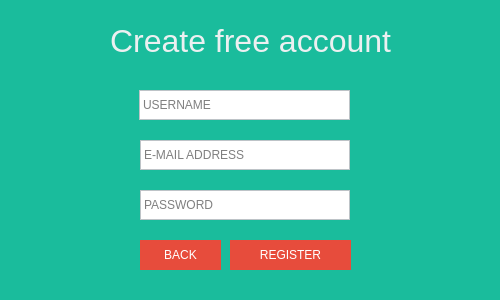
<?xml version="1.0" encoding="UTF-8"?>
<ui version="4.0">
 <class>signupform</class>
 <widget class="QDialog" name="signupform">
  <property name="geometry">
   <rect>
    <x>0</x>
    <y>0</y>
    <width>500</width>
    <height>300</height>
   </rect>
  </property>
  <property name="minimumSize">
   <size>
    <width>500</width>
    <height>300</height>
   </size>
  </property>
  <property name="maximumSize">
   <size>
    <width>500</width>
    <height>300</height>
   </size>
  </property>
  <property name="windowTitle">
   <string>Sign up - Q &amp; A Platform NCIBI Ali &amp; OUERGHI FIRAS</string>
  </property>
  <property name="windowIcon">
   <iconset>
    <normaloff>../../../Downloads/speech-bubble.png</normaloff>../../../Downloads/speech-bubble.png</iconset>
  </property>
  <property name="styleSheet">
   <string notr="true">QToolTip
{
     border: 1px solid black;
     background-color: #ffa02f;
     padding: 1px;
     border-radius: 3px;
     opacity: 100;
}

QWidget
{
    color:#ecf0f1;
    background-color: #1abc9c;
}

QWidget:item:hover
{
    background-color: QLinearGradient( x1: 0, y1: 0, x2: 0, y2: 1, stop: 0 #ffa02f, stop: 1 #ca0619);
    color: #000000;
}

QWidget:item:selected
{
    background-color: QLinearGradient( x1: 0, y1: 0, x2: 0, y2: 1, stop: 0 #ffa02f, stop: 1 #d7801a);
}

QMenuBar::item
{
    background: transparent;
}

QMenuBar::item:selected
{
    background: transparent;
    border: 1px solid #ffaa00;
}

QMenuBar::item:pressed
{
    background: #444;
    border: 1px solid #000;
    background-color: QLinearGradient(
        x1:0, y1:0,
        x2:0, y2:1,
        stop:1 #212121,
        stop:0.4 #343434/*,
        stop:0.2 #343434,
        stop:0.1 #ffaa00*/
    );
    margin-bottom:-1px;
    padding-bottom:1px;
}

QMenu
{
    border: 1px solid #000;
}

QMenu::item
{
    padding: 2px 20px 2px 20px;
}

QMenu::item:selected
{
    color: #000000;
}

QWidget:disabled
{
    color: #404040;
    background-color: #323232;
}

QAbstractItemView
{
    background-color: QLinearGradient( x1: 0, y1: 0, x2: 0, y2: 1, stop: 0 #4d4d4d, stop: 0.1 #646464, stop: 1 #5d5d5d);
}

QWidget:focus
{
    /*border: 2px solid QLinearGradient( x1: 0, y1: 0, x2: 0, y2: 1, stop: 0 #ffa02f, stop: 1 #d7801a);*/
}

QLineEdit
{
    background-color: #bdc3c7;
    padding: 1px;
    color:black;
    border-style: solid;
    border: 1px solid #bdc3c7;


}

QPushButton
{
    color: white;
    background-color: #e74c3c;
    border-width: 1px;
    border-color: #e74c3c;
    border-style: solid;
    padding: 3px;
    font-size: 12px;
    padding-left: 5px;
    padding-right: 5px;
}

QPushButton:pressed
{
    background-color: QLinearGradient( x1: 0, y1: 0, x2: 0, y2: 1, stop: 0 #2d2d2d, stop: 0.1 #2b2b2b, stop: 0.5 #292929, stop: 0.9 #282828, stop: 1 #252525);
}

QComboBox
{
    selection-background-color: #ffaa00;
    background-color: QLinearGradient( x1: 0, y1: 0, x2: 0, y2: 1, stop: 0 #565656, stop: 0.1 #525252, stop: 0.5 #4e4e4e, stop: 0.9 #4a4a4a, stop: 1 #464646);
    border-style: solid;
    border: 1px solid #1e1e1e;
    border-radius: 5;
}

QComboBox:hover,QPushButton:hover
{
    border: 2px solid QLinearGradient( x1: 0, y1: 0, x2: 0, y2: 1, stop: 0 #ffa02f, stop: 1 #d7801a);
}


QComboBox:on
{
    padding-top: 3px;
    padding-left: 4px;
    background-color: QLinearGradient( x1: 0, y1: 0, x2: 0, y2: 1, stop: 0 #2d2d2d, stop: 0.1 #2b2b2b, stop: 0.5 #292929, stop: 0.9 #282828, stop: 1 #252525);
    selection-background-color: #ffaa00;
}

QComboBox QAbstractItemView
{
    border: 2px solid darkgray;
    selection-background-color: QLinearGradient( x1: 0, y1: 0, x2: 0, y2: 1, stop: 0 #ffa02f, stop: 1 #d7801a);
}

QComboBox::drop-down
{
     subcontrol-origin: padding;
     subcontrol-position: top right;
     width: 15px;

     border-left-width: 0px;
     border-left-color: darkgray;
     border-left-style: solid; /* just a single line */
     border-top-right-radius: 3px; /* same radius as the QComboBox */
     border-bottom-right-radius: 3px;
 }

QComboBox::down-arrow
{
     image: url(:/down_arrow.png);
}

QGroupBox:focus
{
border: 2px solid QLinearGradient( x1: 0, y1: 0, x2: 0, y2: 1, stop: 0 #ffa02f, stop: 1 #d7801a);
}

QTextEdit:focus
{
    border: 2px solid QLinearGradient( x1: 0, y1: 0, x2: 0, y2: 1, stop: 0 #ffa02f, stop: 1 #d7801a);
}

QScrollBar:horizontal {
     border: 1px solid #222222;
     background: QLinearGradient( x1: 0, y1: 0, x2: 0, y2: 1, stop: 0.0 #121212, stop: 0.2 #282828, stop: 1 #484848);
     height: 7px;
     margin: 0px 16px 0 16px;
}

QScrollBar::handle:horizontal
{
      background: QLinearGradient( x1: 0, y1: 0, x2: 1, y2: 0, stop: 0 #ffa02f, stop: 0.5 #d7801a, stop: 1 #ffa02f);
      min-height: 20px;
      border-radius: 2px;
}

QScrollBar::add-line:horizontal {
      border: 1px solid #1b1b19;
      border-radius: 2px;
      background: QLinearGradient( x1: 0, y1: 0, x2: 1, y2: 0, stop: 0 #ffa02f, stop: 1 #d7801a);
      width: 14px;
      subcontrol-position: right;
      subcontrol-origin: margin;
}

QScrollBar::sub-line:horizontal {
      border: 1px solid #1b1b19;
      border-radius: 2px;
      background: QLinearGradient( x1: 0, y1: 0, x2: 1, y2: 0, stop: 0 #ffa02f, stop: 1 #d7801a);
      width: 14px;
     subcontrol-position: left;
     subcontrol-origin: margin;
}

QScrollBar::right-arrow:horizontal, QScrollBar::left-arrow:horizontal
{
      border: 1px solid black;
      width: 1px;
      height: 1px;
      background: white;
}

QScrollBar::add-page:horizontal, QScrollBar::sub-page:horizontal
{
      background: none;
}

QScrollBar:vertical
{
      background: QLinearGradient( x1: 0, y1: 0, x2: 1, y2: 0, stop: 0.0 #121212, stop: 0.2 #282828, stop: 1 #484848);
      width: 7px;
      margin: 16px 0 16px 0;
      border: 1px solid #222222;
}

QScrollBar::handle:vertical
{
      background: QLinearGradient( x1: 0, y1: 0, x2: 0, y2: 1, stop: 0 #ffa02f, stop: 0.5 #d7801a, stop: 1 #ffa02f);
      min-height: 20px;
      border-radius: 2px;
}

QScrollBar::add-line:vertical
{
      border: 1px solid #1b1b19;
      border-radius: 2px;
      background: QLinearGradient( x1: 0, y1: 0, x2: 0, y2: 1, stop: 0 #ffa02f, stop: 1 #d7801a);
      height: 14px;
      subcontrol-position: bottom;
      subcontrol-origin: margin;
}

QScrollBar::sub-line:vertical
{
      border: 1px solid #1b1b19;
      border-radius: 2px;
      background: QLinearGradient( x1: 0, y1: 0, x2: 0, y2: 1, stop: 0 #d7801a, stop: 1 #ffa02f);
      height: 14px;
      subcontrol-position: top;
      subcontrol-origin: margin;
}

QScrollBar::up-arrow:vertical, QScrollBar::down-arrow:vertical
{
      border: 1px solid black;
      width: 1px;
      height: 1px;
      background: white;
}


QScrollBar::add-page:vertical, QScrollBar::sub-page:vertical
{
      background: none;
}

QTextEdit
{
    background-color: #242424;
}

QPlainTextEdit
{
    background-color: #242424;
}

QHeaderView::section
{
    background-color: QLinearGradient(x1:0, y1:0, x2:0, y2:1, stop:0 #616161, stop: 0.5 #505050, stop: 0.6 #434343, stop:1 #656565);
    color: white;
    padding-left: 4px;
    border: 1px solid #6c6c6c;
}

QCheckBox:disabled
{
color: #414141;
}

QDockWidget::title
{
    text-align: center;
    spacing: 3px; /* spacing between items in the tool bar */
    background-color: QLinearGradient(x1:0, y1:0, x2:0, y2:1, stop:0 #323232, stop: 0.5 #242424, stop:1 #323232);
}

QDockWidget::close-button, QDockWidget::float-button
{
    text-align: center;
    spacing: 1px; /* spacing between items in the tool bar */
    background-color: QLinearGradient(x1:0, y1:0, x2:0, y2:1, stop:0 #323232, stop: 0.5 #242424, stop:1 #323232);
}

QDockWidget::close-button:hover, QDockWidget::float-button:hover
{
    background: #242424;
}

QDockWidget::close-button:pressed, QDockWidget::float-button:pressed
{
    padding: 1px -1px -1px 1px;
}

QMainWindow::separator
{
    background-color: QLinearGradient(x1:0, y1:0, x2:0, y2:1, stop:0 #161616, stop: 0.5 #151515, stop: 0.6 #212121, stop:1 #343434);
    color: white;
    padding-left: 4px;
    border: 1px solid #4c4c4c;
    spacing: 3px; /* spacing between items in the tool bar */
}

QMainWindow::separator:hover
{

    background-color: QLinearGradient(x1:0, y1:0, x2:0, y2:1, stop:0 #d7801a, stop:0.5 #b56c17 stop:1 #ffa02f);
    color: white;
    padding-left: 4px;
    border: 1px solid #6c6c6c;
    spacing: 3px; /* spacing between items in the tool bar */
}

QToolBar::handle
{
     spacing: 3px; /* spacing between items in the tool bar */
     background: url(:/images/handle.png);
}

QMenu::separator
{
    height: 2px;
    background-color: QLinearGradient(x1:0, y1:0, x2:0, y2:1, stop:0 #161616, stop: 0.5 #151515, stop: 0.6 #212121, stop:1 #343434);
    color: white;
    padding-left: 4px;
    margin-left: 10px;
    margin-right: 5px;
}

QProgressBar
{
    border: 2px solid grey;
    border-radius: 5px;
    text-align: center;
}

QProgressBar::chunk
{
    background-color: #d7801a;
    width: 2.15px;
    margin: 0.5px;
}

QTabBar::tab {
    color: #b1b1b1;
    border: 1px solid #444;
    border-bottom-style: none;
    background-color: #323232;
    padding-left: 10px;
    padding-right: 10px;
    padding-top: 3px;
    padding-bottom: 2px;
    margin-right: -1px;
}

QTabWidget::pane {
    border: 1px solid #444;
    top: 1px;
}

QTabBar::tab:last
{
    margin-right: 0; /* the last selected tab has nothing to overlap with on the right */
    border-top-right-radius: 3px;
}

QTabBar::tab:first:!selected
{
 margin-left: 0px; /* the last selected tab has nothing to overlap with on the right */


    border-top-left-radius: 3px;
}

QTabBar::tab:!selected
{
    color: #b1b1b1;
    border-bottom-style: solid;
    margin-top: 3px;
    background-color: QLinearGradient(x1:0, y1:0, x2:0, y2:1, stop:1 #212121, stop:.4 #343434);
}

QTabBar::tab:selected
{
    border-top-left-radius: 3px;
    border-top-right-radius: 3px;
    margin-bottom: 0px;
}

QTabBar::tab:!selected:hover
{
    /*border-top: 2px solid #ffaa00;
    padding-bottom: 3px;*/
    border-top-left-radius: 3px;
    border-top-right-radius: 3px;
    background-color: QLinearGradient(x1:0, y1:0, x2:0, y2:1, stop:1 #212121, stop:0.4 #343434, stop:0.2 #343434, stop:0.1 #ffaa00);
}

QRadioButton::indicator:checked, QRadioButton::indicator:unchecked{
    color: #b1b1b1;
    background-color: #323232;
    border: 1px solid #b1b1b1;
    border-radius: 6px;
}

QRadioButton::indicator:checked
{
    background-color: qradialgradient(
        cx: 0.5, cy: 0.5,
        fx: 0.5, fy: 0.5,
        radius: 1.0,
        stop: 0.25 #ffaa00,
        stop: 0.3 #323232
    );
}

QCheckBox::indicator{
    color: #b1b1b1;
    background-color: #323232;
    border: 1px solid #b1b1b1;
    width: 9px;
    height: 9px;
}

QRadioButton::indicator
{
    border-radius: 6px;
}

QRadioButton::indicator:hover, QCheckBox::indicator:hover
{
    border: 1px solid #ffaa00;
}

QCheckBox::indicator:checked
{
    image:url(:/images/checkbox.png);
}

QCheckBox::indicator:disabled, QRadioButton::indicator:disabled
{
    border: 1px solid #444;
}</string>
  </property>
  <widget class="QPushButton" name="signupButton">
   <property name="geometry">
    <rect>
     <x>230</x>
     <y>240</y>
     <width>121</width>
     <height>30</height>
    </rect>
   </property>
   <property name="text">
    <string>REGISTER</string>
   </property>
  </widget>
  <widget class="QPushButton" name="backHome">
   <property name="geometry">
    <rect>
     <x>140</x>
     <y>240</y>
     <width>81</width>
     <height>30</height>
    </rect>
   </property>
   <property name="text">
    <string>BACK</string>
   </property>
  </widget>
  <widget class="QLineEdit" name="usernameInput">
   <property name="geometry">
    <rect>
     <x>139</x>
     <y>90</y>
     <width>211</width>
     <height>30</height>
    </rect>
   </property>
   <property name="styleSheet">
    <string notr="true">background-color:white;</string>
   </property>
   <property name="placeholderText">
    <string>USERNAME</string>
   </property>
  </widget>
  <widget class="QLineEdit" name="emailInput">
   <property name="enabled">
    <bool>true</bool>
   </property>
   <property name="geometry">
    <rect>
     <x>140</x>
     <y>140</y>
     <width>210</width>
     <height>30</height>
    </rect>
   </property>
   <property name="styleSheet">
    <string notr="true">background-color:white;</string>
   </property>
   <property name="placeholderText">
    <string>E-MAIL ADDRESS</string>
   </property>
  </widget>
  <widget class="QLineEdit" name="passwordInput">
   <property name="enabled">
    <bool>true</bool>
   </property>
   <property name="geometry">
    <rect>
     <x>140</x>
     <y>190</y>
     <width>210</width>
     <height>30</height>
    </rect>
   </property>
   <property name="styleSheet">
    <string notr="true">background-color:white;</string>
   </property>
   <property name="echoMode">
    <enum>QLineEdit::Password</enum>
   </property>
   <property name="placeholderText">
    <string>PASSWORD</string>
   </property>
  </widget>
  <widget class="QLabel" name="label">
   <property name="geometry">
    <rect>
     <x>110</x>
     <y>20</y>
     <width>291</width>
     <height>41</height>
    </rect>
   </property>
   <property name="font">
    <font>
     <pointsize>24</pointsize>
    </font>
   </property>
   <property name="text">
    <string>Create free account</string>
   </property>
  </widget>
 </widget>
 <resources/>
 <connections/>
</ui>
